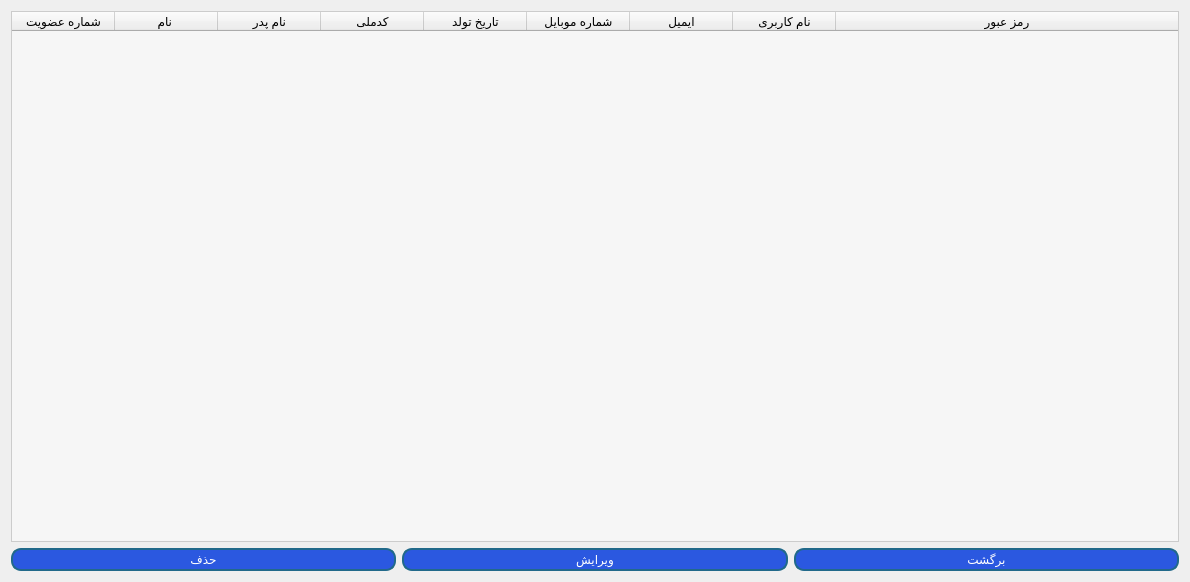
<?xml version="1.0" encoding="UTF-8"?>
<ui version="4.0">
 <class>ShowAllMember</class>
 <widget class="QDialog" name="ShowAllMember">
  <property name="geometry">
   <rect>
    <x>0</x>
    <y>0</y>
    <width>1190</width>
    <height>582</height>
   </rect>
  </property>
  <property name="windowTitle">
   <string>نمایش</string>
  </property>
  <property name="windowIcon">
   <iconset resource="resources.qrc">
    <normaloff>:/img/images/login.png</normaloff>:/img/images/login.png</iconset>
  </property>
  <property name="styleSheet">
   <string notr="true">
QLineEdit{
	border : 1px solid #b0bfae;
	border-radius : 5px;
	background-color : #ebe8e8;
}

QPushButton{
	border-radius: 10px;
	padding : 2px 5px;
	background :#2b58e0;
	border : 2px solid #21698a;
	color : white;
}
QPushButton:hover {
	background-color : #75a0eb ;
}
QToolButton
{
border-radius:10px;
background:red;
color:white;
}


QTableWidget{
selection-background-color: #75a0eb ;
border : 1px solid #ccc;
background-color : #f6f6f6;
alternate-background-color : #e9e9e9;
color : black;
}

</string>
  </property>
  <layout class="QVBoxLayout" name="verticalLayout">
   <item>
    <widget class="QTableWidget" name="tableMembers">
     <attribute name="horizontalHeaderDefaultSectionSize">
      <number>103</number>
     </attribute>
     <attribute name="horizontalHeaderStretchLastSection">
      <bool>true</bool>
     </attribute>
     <attribute name="verticalHeaderStretchLastSection">
      <bool>true</bool>
     </attribute>
     <column>
      <property name="text">
       <string>شماره عضویت</string>
      </property>
     </column>
     <column>
      <property name="text">
       <string>نام </string>
      </property>
     </column>
     <column>
      <property name="text">
       <string>نام پدر</string>
      </property>
     </column>
     <column>
      <property name="text">
       <string>کدملی</string>
      </property>
     </column>
     <column>
      <property name="text">
       <string>تاریخ تولد</string>
      </property>
     </column>
     <column>
      <property name="text">
       <string>شماره موبایل</string>
      </property>
     </column>
     <column>
      <property name="text">
       <string>ایمیل</string>
      </property>
     </column>
     <column>
      <property name="text">
       <string>نام کاربری</string>
      </property>
     </column>
     <column>
      <property name="text">
       <string>رمز عبور</string>
      </property>
     </column>
    </widget>
   </item>
   <item>
    <layout class="QHBoxLayout" name="horizontalLayout">
     <item>
      <widget class="QPushButton" name="delete_2">
       <property name="text">
        <string>حذف</string>
       </property>
      </widget>
     </item>
     <item>
      <widget class="QPushButton" name="edit">
       <property name="text">
        <string>ویرایش</string>
       </property>
      </widget>
     </item>
     <item>
      <widget class="QPushButton" name="back">
       <property name="text">
        <string>برگشت</string>
       </property>
      </widget>
     </item>
    </layout>
   </item>
  </layout>
 </widget>
 <resources>
  <include location="resources.qrc"/>
 </resources>
 <connections/>
</ui>
